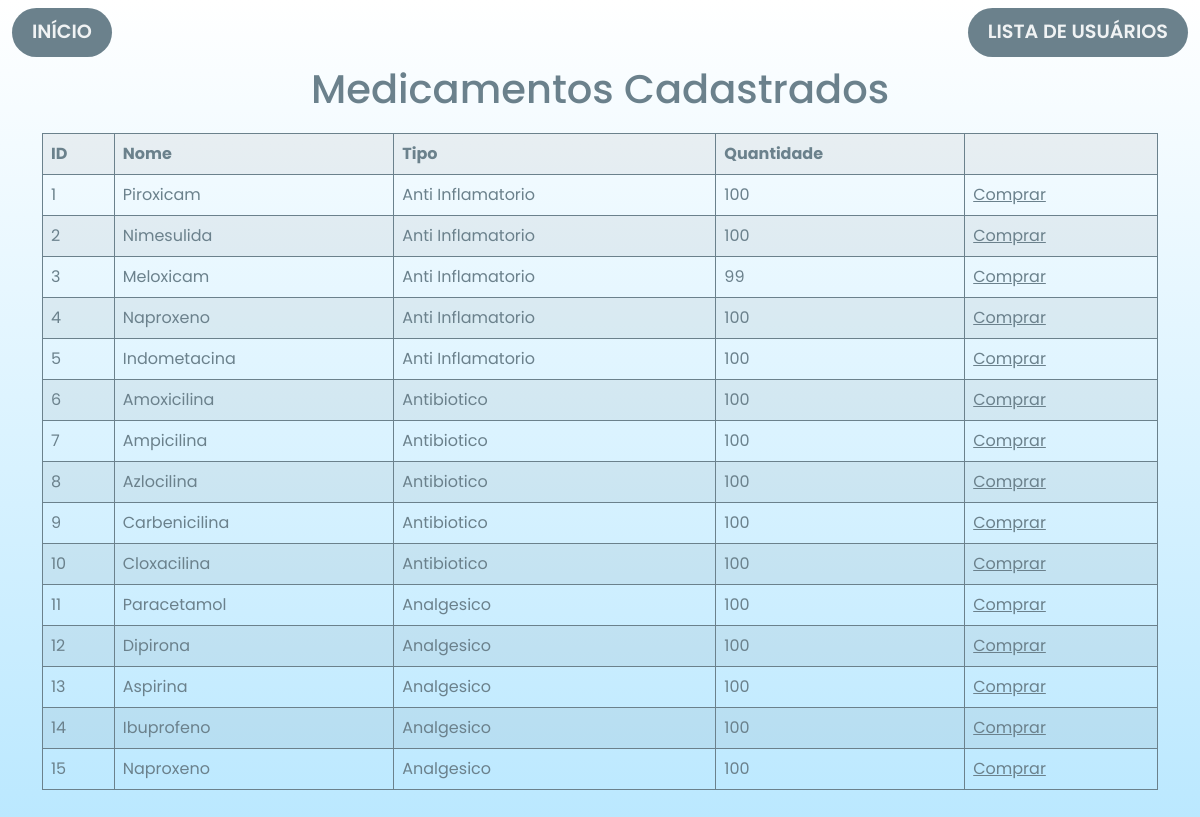
The app's page /medicamentos/3 with its own data.
### app_siom/models.py (models this page shows, shortened)
class Medicamento(models.Model):
    nome = models.CharField(max_length=255)
    tipo = models.CharField(max_length=20, choices=[('Antibiotico','antibiotico'),('Anti Inflamatorio','anti_inflamatorio'),('Analgesico','analgesico')])
    quantidade = models.IntegerField()

### app_siom/views.py (the view)
# urls.py: path('medicamentos/<int:id>',views.receber_compra,name='listagem_medicamentos')
def receber_compra(request,id):
    context = {'medicamentos': Medicamento.objects.all()}
    medicamento = Medicamento.objects.get(id=id)
    if medicamento.quantidade > 0:
        medicamento.quantidade -= 1
        medicamento.save()
    return render(request, 'usuarios/medicamentos.html',context)

### app_siom/templates/usuarios/medicamentos.html
{% extends 'usuarios/base.html' %}
{% block conteudo %}
<div class="container table-container">
    <h1 class="table-h1">Medicamentos Cadastrados</h1>
    <table class="table table-striped">
        <tr>
            <th>ID</th>
            <th>Nome</th>
            <th>Tipo</th>
            <th>Quantidade</th>
            <th></th>
        </tr>
        {% for medicamento in medicamentos %}
        <tr>
            <td>{{medicamento.id}}</td>
            <td>{{medicamento.nome}}</td>
            <td>{{medicamento.tipo}}</td>
            <td>{{medicamento.quantidade}}</td>
            <td><a style="text-decoration: underline; color: #6b818c; "
                    href="{% url 'listagem_medicamentos' id=medicamento.id %}">Comprar</a></td>
        </tr>
        {% endfor %}
    </table>
</div>
{% endblock %}

### app_siom/static/css/layout.css (style rules this page uses)
body { font-family: 'Poppins', sans-serif; background-image: linear-gradient(white, rgb(183, 231, 255)); background-position: center; background-repeat: no-repeat; }
::placeholder { font-size: 1.1rem; color: #6b818c; }
table { border-collapse: collapse; }
th, td, table { color: #6b818c; border: 1px solid #6b818c; }
.table-h1 { color: #6b818c; text-align: center; margin-bottom: 20px; }
.table-container { height: 100vh; }

### records on screen
Medicamento: id "1", nome "Piroxicam", tipo "Anti Inflamatorio", quantidade "100"
Medicamento: id "2", nome "Nimesulida", tipo "Anti Inflamatorio", quantidade "100"
Medicamento: id "3", nome "Meloxicam", tipo "Anti Inflamatorio", quantidade "99"
Medicamento: id "4", nome "Naproxeno", tipo "Anti Inflamatorio", quantidade "100"
Medicamento: id "5", nome "Indometacina", tipo "Anti Inflamatorio", quantidade "100"
Medicamento: id "6", nome "Amoxicilina", tipo "Antibiotico", quantidade "100"
Medicamento: id "7", nome "Ampicilina", tipo "Antibiotico", quantidade "100"
Medicamento: id "8", nome "Azlocilina", tipo "Antibiotico", quantidade "100"
Medicamento: id "9", nome "Carbenicilina", tipo "Antibiotico", quantidade "100"
Medicamento: id "10", nome "Cloxacilina", tipo "Antibiotico", quantidade "100"
Medicamento: id "11", nome "Paracetamol", tipo "Analgesico", quantidade "100"
Medicamento: id "12", nome "Dipirona", tipo "Analgesico", quantidade "100"
Medicamento: id "13", nome "Aspirina", tipo "Analgesico", quantidade "100"
Medicamento: id "14", nome "Ibuprofeno", tipo "Analgesico", quantidade "100"
Medicamento: id "15", nome "Naproxeno", tipo "Analgesico", quantidade "100"
